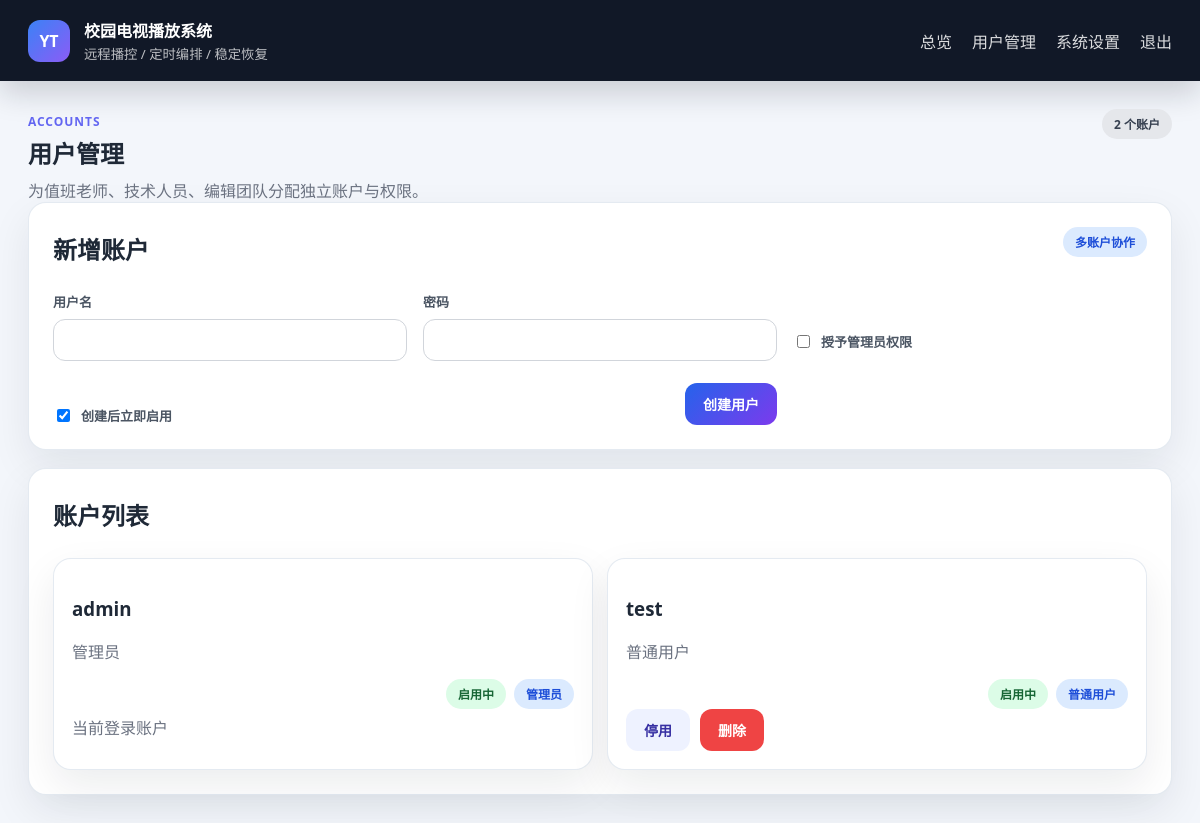
Screenshot of /users (signed in) with the database file from the repository.
### models.py (models this page shows, shortened)
class User(UserMixin, db.Model):
    id = db.Column(db.Integer, primary_key=True)
    username = db.Column(db.String(50), unique=True, nullable=False)
    password = db.Column(db.String(255), nullable=False)
    is_admin = db.Column(db.Boolean, default=False)
    is_active = db.Column(db.Boolean, default=True)
    @property
    def role_name(self):
        return "管理员" if self.is_admin else "普通用户"

### web/routes.py (the view)
@main.route("/users")
@login_required
def manage_users():
    if not current_user.is_admin:
        flash("只有管理员可以访问用户管理。", "error")
        return redirect(url_for("main.index"))
    users = User.query.order_by(User.username.asc()).all()
    return render_template("users.html", users=users)

### main.py (called while the page is built)
@login_manager.user_loader
def load_user(user_id):
    try:
        return db.session.get(User, int(user_id))
    except (TypeError, ValueError):
        return None

### templates/users.html (shortened to what this page needs)
{% extends "base.html" %}
{% block content %}
<section class="page-header">
    <div>
        <span class="eyebrow">Accounts</span>
        <h1>用户管理</h1>
        <p>为值班老师、技术人员、编辑团队分配独立账户与权限。</p>
    </div>
    <div class="page-actions">
        <span class="soft-badge">{{ users|length }} 个账户</span>
    </div>
</section>
<section class="panel">
    <div class="panel-head">
        <h2>新增账户</h2>
        <span class="chip info">多账户协作</span>
    </div>
    <form method="post" action="{{ url_for('main.add_user') }}" class="schedule-form">
        <label class="field">
            <span>用户名</span>
            <input type="text" name="username" required>
        </label>
        <label class="field">
            <span>密码</span>
            <input type="password" name="password" required>
        </label>
        <label class="check-field">
            <input type="checkbox" name="is_admin">
            <span>授予管理员权限</span>
        </label>
        <label class="check-field">
            <input type="checkbox" name="is_active" checked>
            <span>创建后立即启用</span>
        </label>
        <div class="form-actions">
            <button type="submit" class="btn btn-primary">创建用户</button>
        </div>
    </form>
</section>
<section class="panel">
    <div class="panel-head">
        <h2>账户列表</h2>
    </div>
    <div class="user-grid">
        {% for user in users %}
        <article class="user-card">
            <div>
                <h3>{{ user.username }}</h3>
                <p>{{ user.role_name }}</p>
            </div>
            <div class="summary-meta">
                <span class="chip {{ 'success' if user.is_active else 'muted' }}">{{ "启用中" if user.is_active else "已停用" }}</span>
                <span class="chip info">{{ "管理员" if user.is_admin else "普通用户" }}</span>
            </div>
            <div class="button-row compact">
                {% if user.id != current_user.id %}
                <form method="post" action="{{ url_for('main.toggle_user', user_id=user.id) }}">
                    <button class="btn btn-secondary" type="submit">{{ "停用" if user.is_active else "启用" }}</button>
                </form>
                <form method="post" action="{{ url_for('main.delete_user', user_id=user.id) }}" onsubmit="return confirm('确认删除该用户吗？');">
                    <button class="btn btn-danger" type="submit">删除</button>
                </form>
                {% else %}
                <span class="self-tip">当前登录账户</span>
                {% endif %}
            </div>
        </article>
        {% endfor %}
    </div>
</section>
{% endblock %}

### static/styles.css (style rules this page uses)
* { box-sizing: border-box; }
body { margin: 0; font-family: "Segoe UI", "Microsoft YaHei", sans-serif; color: #1f2937; background: #f3f6fb; }
.page-header, .panel-head { display: flex; justify-content: space-between; align-items: flex-start; gap: 16px; }
.page-header h1, .panel-head h2 { margin: 4px 0 8px; }
.page-header p, .panel-head p { margin: 0; color: #6b7280; }
.eyebrow { display: inline-block; font-size: 12px; letter-spacing: 0.08em; text-transform: uppercase; color: #6366f1; font-weight: 700; }
.soft-badge, .chip { display: inline-flex; align-items: center; border-radius: 999px; padding: 6px 12px; font-size: 12px; font-weight: 700; background: #e5e7eb; color: #374151; }
.chip.success { background: #dcfce7; color: #166534; }
.chip.info { background: #dbeafe; color: #1d4ed8; }
.stat-card, .panel, .auth-card, .user-card, .screen-card, .schedule-card { background: #fff; border-radius: 18px; box-shadow: 0 16px 40px rgba(15, 23, 42, 0.08); border: 1px solid rgba(226, 232, 240, 0.9); }
.panel { padding: 24px; margin-bottom: 18px; }
.button-row { display: flex; flex-wrap: wrap; gap: 10px; }
.button-row.compact form { margin: 0; }
.btn { border: none; border-radius: 12px; padding: 11px 18px; font-size: 14px; font-weight: 700; cursor: pointer; }
.btn-primary { background: linear-gradient(135deg, #2563eb, #7c3aed); color: #fff; }
.btn-secondary { background: #eef2ff; color: #3730a3; }
.btn-danger { background: #ef4444; color: #fff; }
.schedule-form { display: grid; grid-template-columns: repeat(3, minmax(0, 1fr)); gap: 16px; margin-top: 18px; }
.field, .check-field { display: flex; flex-direction: column; gap: 8px; }
.field span, .check-field span { font-size: 13px; color: #4b5563; font-weight: 700; }
.field input, .field select, .field textarea { width: 100%; border: 1px solid #d1d5db; border-radius: 12px; padding: 12px 14px; font-size: 14px; background: #fff; }
.check-field { flex-direction: row; align-items: center; margin-top: 29px; }
.form-actions { display: flex; align-items: flex-end; justify-content: flex-end; }
.screen-list, .user-grid { display: grid; grid-template-columns: repeat(auto-fit, minmax(220px, 1fr)); gap: 14px; margin-top: 18px; }
.screen-card, .user-card { padding: 18px; }
.screen-card span, .screen-card small, .user-card p, .self-tip { display: block; color: #6b7280; margin-top: 6px; }
.summary-meta { display: flex; flex-wrap: wrap; gap: 8px; justify-content: flex-end; }

### rows the page displays
User: username "admin", role_name "管理员", is_active "启用中", is_admin "管理员", shows "当前登录账户"
User: username "test", role_name "普通用户", is_active "启用中", is_admin "普通用户", is_active "停用"

### other values shown
{{ users|length }} "2"
